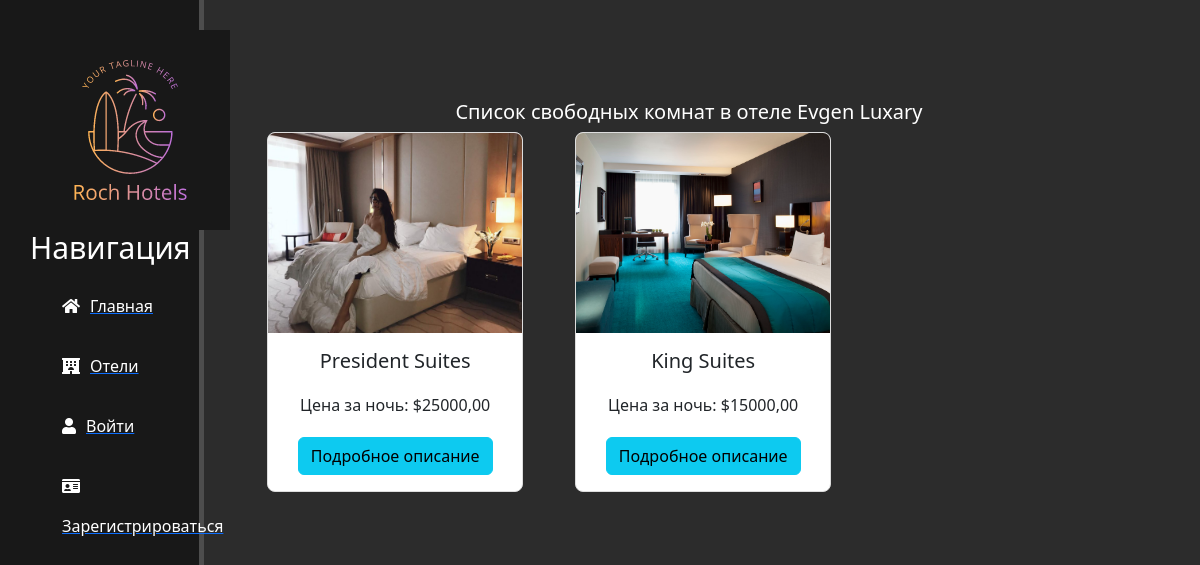
Before: /hotels/1/rooms/ with the older database file.
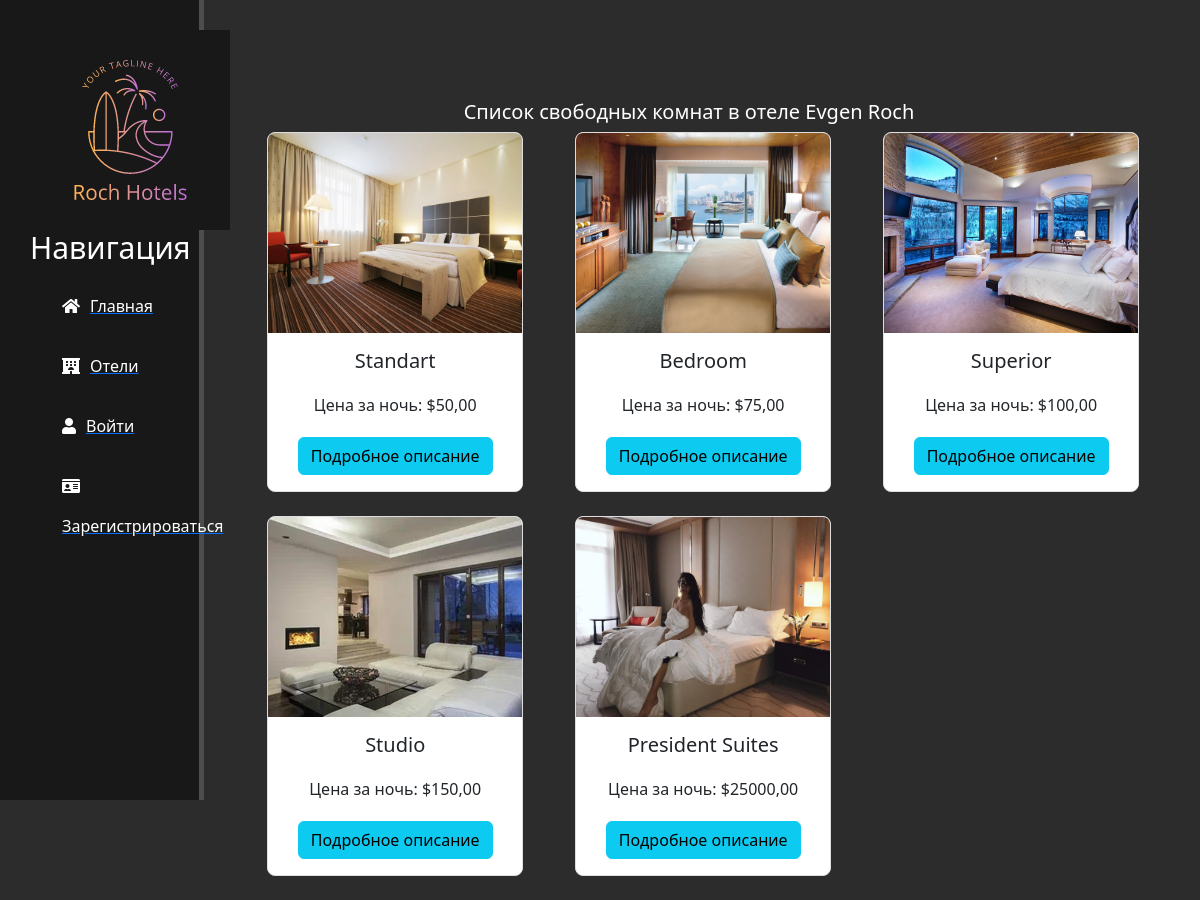
After: the same page with the newer database file.
### main/models.py (models this page shows, shortened)
class Hotel(models.Model):
    name = models.CharField(max_length=50)
    location = models.CharField(max_length=250)
    description = models.TextField()
    photos = models.ImageField(upload_to='hotel_images/', blank=False, null=False)
    rating = models.DecimalField(max_digits=3, decimal_places=2, default=0.0)
    created_at = models.DateTimeField(auto_now_add=True)
    updated_at = models.DateTimeField(auto_now=True)
    deleted_at = models.DateTimeField(null=True, blank=True)
    deleted = models.BooleanField(default=False)
    room_count = models.PositiveIntegerField(default=0)
    phone_number = models.CharField(max_length=15, blank=True, null=True)
    email = models.EmailField(blank=True, null=True)
    address = models.CharField(max_length=250, blank=True, null=True)

class Room(models.Model):
    ROOM_TYPES = [
        ('Standart', 'Standart'),
        ('Bedroom', 'Bedroom'),
        ('Superior', 'Superior'),
        ('Studio', 'Studio'),
        ('Family Room', 'Family Room'),
        ('Family Studio', 'Family Studio'),
        ('Suite', 'Suite'),
        ('Junior Suite', 'Junior Suite'),
        ('De Luxe', 'De Luxe'),
        ('Executive Suite', 'Executive Suite'),
        ('Business Room', 'Business Room'),
        ('Connected Room', 'Connected Room'),
        ('Duplex', 'Duplex'),
        ('Apartment', 'Apartment'),
        ('King Suites', 'King Suites'),
        ('President Suites', 'President Suites'),
    ]
    hotel = models.ForeignKey(Hotel, on_delete=models.CASCADE)
    room_type = models.CharField(max_length=20, choices=ROOM_TYPES)
    photos = models.ImageField(upload_to='room_images/', blank=False, null=False)
    price_per_night = models.DecimalField(max_digits=10, decimal_places=2)
    available = models.BooleanField(default=True)
    created_at = models.DateTimeField(auto_now_add=True)
    updated_at = models.DateTimeField(auto_now=True)
    deleted_at = models.DateTimeField(null=True, blank=True)
    deleted = models.BooleanField(default=False)

### main/views.py (the view)
# urls.py: path('hotels/<int:pk>/rooms/', views.RoomListView.as_view(), name='room-list'),
class RoomListView(DetailView):
    model = Room
    template_name = 'main/room_list.html'
    def get_context_data(self, **kwargs):
        context = super().get_context_data(**kwargs)
        hotel_id = self.kwargs['pk']
        context['rooms'] = Room.objects.filter(hotel_id=hotel_id)
        context['hotel'] = Hotel.objects.get(id=hotel_id)
        return context

### main/templates/main/room_list.html (shortened to what this page needs)
{% extends 'main/layout.html' %}
{% block content %}
    <div class="features">
        <h1>Список свободных комнат в отеле {{ hotel.name }}</h1>
        <div class="row">
            {% if rooms %}
                {% for room in rooms %}
                    <div class="col-md-4 mb-4">
                        <div class="card">
                            <img src="{{ room.photos.url }}" class="card-img-top" alt="{{ room.room_type }}">
                            <div class="card-body">
                                <h5 class="card-title">{{ room.room_type }}</h5>
                                <p class="card-text">Цена за ночь: ${{ room.price_per_night }}</p>
                                <a href="{% url 'room-detail' pk=room.hotel.pk room_id=room.pk %}" class="btn btn-info">Подробное описание</a>
                            </div>
                        </div>
                    </div>
                {% endfor %}
            {% else %}
                <p>К сожалению, нет свободных комнат</p>
            {% endif %}
        </div>
    </div>
{% endblock %}

### main/templates/main/layout.html (shortened to what this page needs)
{% load static %}
<!doctype html>
<html lang="ru">
<head>
    <link rel="stylesheet" href="https://cdn.jsdelivr.net/npm/bootstrap@5.3.2/dist/css/bootstrap.min.css">
    <link rel="stylesheet" href="{% static 'main/css/main.css' %}">
    <link rel="stylesheet" href="https://use.fontawesome.com/releases/v5.8.2/css/all.css">
</head>
<body>
    <aside>
    <img src="{% static 'main/img/LogoHotelBlack.png' %}" alt="Логотип">
    <h3>Навигация</h3>
    <ul>
        <a href="{% url 'home' %}"><li><i class="fas fa-home"></i>Главная</li></a>
        <a href="{% url 'hotels' %}"><li><i class="fas fa-hotel" style="color: #ffffff;"></i>Отели</li></a>
        {% if user.is_authenticated %}
            <p>Привет, {{ user.username }}!</p>
            <ul>
                <a href="{% url 'profile' %}"><li><i class="far fa-id-card"></i>Профиль</li></a>
                <a href="{% url 'manage-bookings' %}"><li><i class="fas fa-pen"></i>Управление бронированиями</li></a>
                <a href="{% url 'view-reviews' pk=request.user.pk %}"><li><i class="fas fa-comments"></i>Мои отзывы</li></a>
                <a href="{% url 'logout' %}"><li><i class="fas fa-times-circle"></i>Выйти</li></a>
            </ul>
        {% else %}
            <a href="{% url 'login' %}"><li><i class="fas fa-user"></i>Войти</li></a>
            <a href="{% url 'register' %}"><li><i class="fas fa-id-card"></i>Зарегистрироваться</li></a>
        {% endif %}
    </ul>
</aside>
    <main>
        {% block content %}
        {% endblock %}
    </main>
</body>
</html>

### main/static/main/css/main.css (style rules this page uses)
body { background: #2c2c2c; }
aside { margin-right: 35px; float: left; background: #181818; width: 17%; padding: 2.5%; min-height: 100vh; color: #fff; border-right: 5px solid #4d4d4d; }
aside img { width: 200px; float: left; }
aside h3 { margin-top: 50px; font-size: 30px; }
aside ul { list-style: none }
aside ul li { color: white; display: block; margin-top: 20px; transition: all .6s ease; line-height: 40px; }
aside ul li i { margin-right: 10px; }
main .features { float: left; color: white; margin-top: 100px; text-align: center; width: 75%; }
main .features h1 { font-size: 20px }
main .features p { max-width: 400px; margin: 20px auto }
.card { margin-left: 10%; border: 1px solid #ddd; border-radius: 8px; overflow: hidden; }
.card-img-top { width: 100%; height: 200px; object-fit: cover; }

Changed rows visible on the page:
removed Room: photos (picture), room_type "King Suites", price_per_night "15000,00"
changed Hotel: name "Evgen Luxary" → "Evgen Roch"
now on this page (row edited): Room: photos (picture), room_type "Standart", price_per_night "50,00"
now on this page (row edited): Room: photos (picture), room_type "Bedroom", price_per_night "75,00"
added Room: photos (picture), room_type "Superior", price_per_night "100,00"
added Room: photos (picture), room_type "Studio", price_per_night "150,00"
